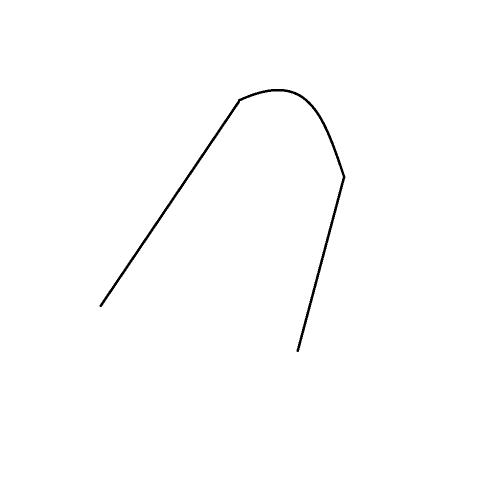
#> input picture data_preprocess/test1.png, 1000 x 1000 px (shown at 1/2 size)
$ python _PSO_test_.py
#> lines starting #> are read from the running program, lines starting #| are printed output that depends on the picture; after the words box and inside, x2 and y2 are one past the last pixel; in counts of white or black regions, pixels touching at a corner belong together
import numpy as np
import numba
import cv2
import time
from PIL import Image
import matplotlib.pyplot as plt
from matplotlib.colors import LogNorm
from scipy.ndimage import maximum_filter
from skimage.feature import peak_local_max


class Config:
    def __init__(self, **kwargs):
        self.IMAGE_PATH = 'test1.png'
        try:
            image = cv2.imread(self.IMAGE_PATH, cv2.IMREAD_GRAYSCALE)
#> image: shape (1000, 1000); 99.4% white; 1 black region, box (x1, y1, x2, y2) and area: (199, 178, 691, 704) 5896
            _, self.binary_img = cv2.threshold(image, 127, 255, cv2.THRESH_BINARY)
            # image = image.resize((256, 256))
            self.img = np.array(image)
            self.width, self.height = image.shape[1], image.shape[0]
#> self.width = 1000; self.height = 1000
        except FileNotFoundError:
            raise FileNotFoundError(f"[Error]: Image file not found at {self.IMAGE_PATH}")

@numba.jit(nopython=True, fastmath=True)
def solve_potential_sor(potential, is_charge, omega=1.9, max_iter=5000, tol=1e-4):
    """
    使用 Numba 加速的 SOR 方法求解电势。
    Args:
        potential (np.array): 初始化后的电势网格。
        is_charge (np.array): 布尔数组，标记电荷位置。
        omega (float): 超松弛因子 (1 < omega < 2)。
        max_iter (int): 最大迭代次数。
        tol (float): 收敛容差。
    Returns:
        int: 实际迭代次数。
    """
    H, W = potential.shape
    for iteration in range(max_iter):
        max_diff = 0.0
        for i in range(1, H - 1):
            for j in range(1, W - 1):
                if not is_charge[i, j]:
                    old_val = potential[i, j]
                    # 计算邻居电势的平均值
                    avg_neighbors = (
                            potential[i-1, j] + potential[i+1, j] +
                            potential[i, j-1] + potential[i, j+1]
                    ) / 4.0
                    # SOR 更新规则
                    new_val = (1 - omega) * old_val + omega * avg_neighbors
                    potential[i, j] = new_val
                    diff = abs(new_val - old_val)
                    if diff > max_diff:
                        max_diff = diff
        # 检查是否收敛
        if max_diff < tol:
            print(f"在 {iteration+1} 次迭代后收敛。")
            return iteration + 1
    print(f"达到最大迭代次数 {max_iter}，未完全收敛。")
    return max_iter

# --- 初始化和求解电势 ---
config = Config()
foreground_mask = (config.binary_img == 0)
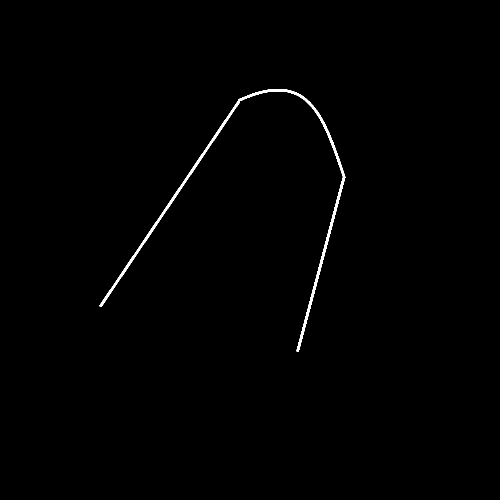
#> foreground_mask: shape (1000, 1000) bool (shown at 1/2 size); 0.59% white; 1 white region, box (x1, y1, x2, y2) and area: (199, 178, 691, 704) 5896
potential = np.zeros((config.height, config.width), dtype=np.float64)
potential[foreground_mask] = 1.0
print("开始求解电势分布 (使用 Numba-JIT SOR)...")
start_time = time.time()
#> (the run stopped early here; a loop or call above may not have finished)
